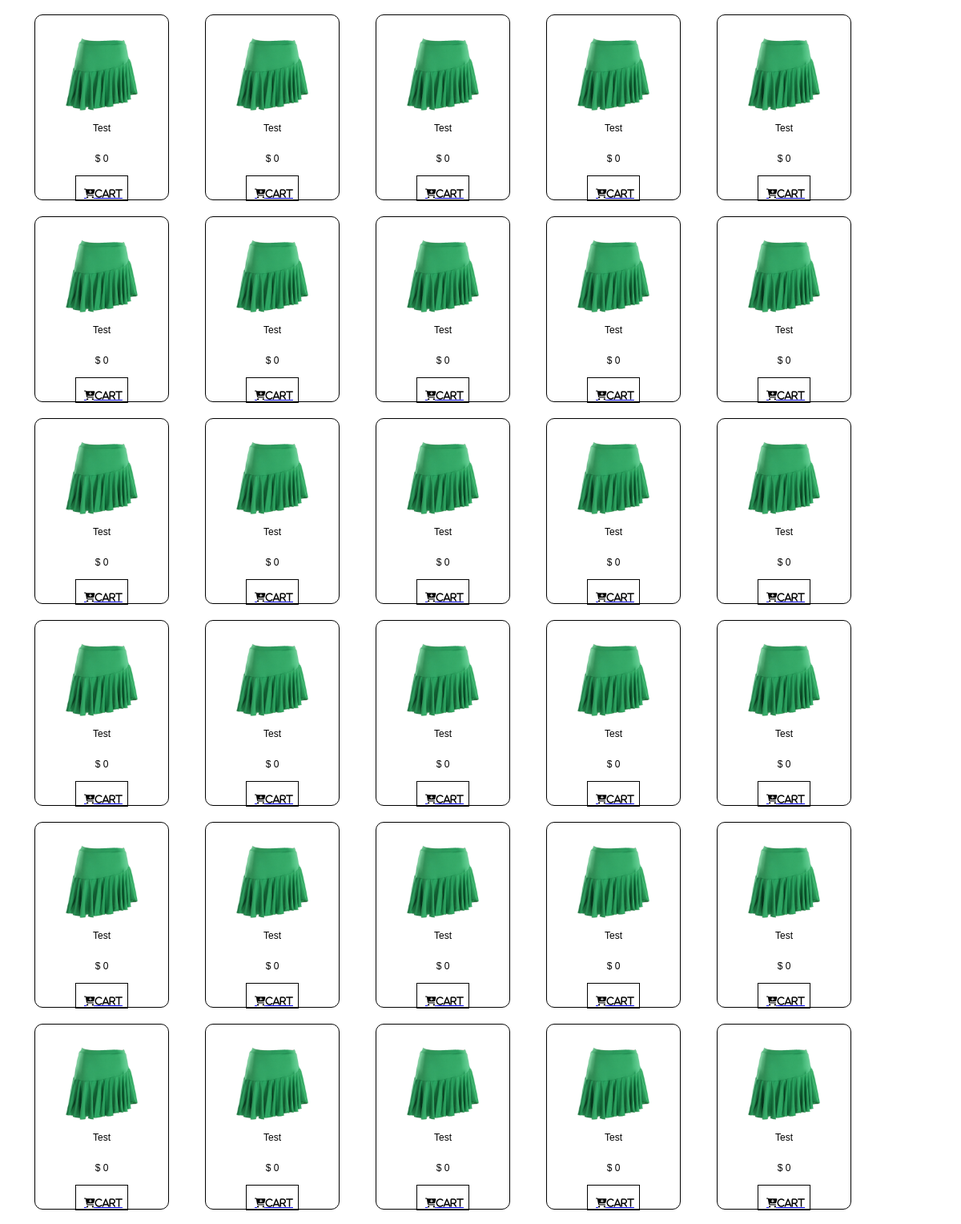
Page /ssp-project/php/INDEXES/girls.php (upper part) on the committed database.
### tables this page shows
CREATE TABLE `girls` (
  `id` int(11) NOT NULL,
  `name` varchar(255) DEFAULT NULL,
  `price` decimal(65,0) DEFAULT NULL,
  `image` varchar(255) DEFAULT NULL
);

### ssp-project/php/INDEXES/girls.php (the view, shortened to what this page needs)
<?php $host="localhost";
$username='root';
$password='';
$db='productdb';
$conn=mysqli_connect($host, $username, $password, $db);
$sql="SELECT * FROM girls";
$result=mysqli_query($conn, $sql);
while($row=mysqli_fetch_assoc($result)) {
    ?><html>
<div class='container'><?php component($row['id'],
        $row['image'],
        $row['name'],
        $row['price']);
    ?></div><?php
}
?>
</html>
<?php function component($id, $image, $name, $price) {
    $components="<div class='box'>
<div class='drop'><img src=' $image 'height='100px'width='100px'></div><div><p id='ball'class='column'>$name </p></div><div><p class='column'>$ $price</p></div><div id='cart'><a href='overlay4.php?id=$id'><p class='column'><i class='fas fa-cart-plus'>Cart</i></p></a></div></div>";
echo $components;
}
?><script src="https://kit.fontawesome.com/9216278261.js"></script>

### ssp-project/php/INDEXES/girls.php (style rules this page uses)
.column { display: flex; flex-direction: column; font-size: 12px; font-family: 'Play', sans-serif; }
.drop { display: flex; flex-direction: column; }
.drop img { border-radius: 5px; }
#cart { position: sticky; display: flex; color: black; margin-bottom: 5px; border: 1px solid black; height: 25.8px; margin-top: 2px; padding: 4px 6px 0px 10px; }
.fas.fa-cart-plus { margin-bottom: 5px; color: black; }
.container { margin-left: 25px; padding: 10px; float: left; }
.box { display: flex; width: 150px; height: 200px; flex-direction: column; align-items: center; border: 1px solid black; border-radius: 10px; padding: 22px 8px 8px 8px; }

### rows in the picture
girls: image (picture), name "Test", price "0"
girls: image (picture), name "Test", price "0"
girls: image (picture), name "Test", price "0"
girls: image (picture), name "Test", price "0"
girls: image (picture), name "Test", price "0"
girls: image (picture), name "Test", price "0"
girls: image (picture), name "Test", price "0"
girls: image (picture), name "Test", price "0"
girls: image (picture), name "Test", price "0"
girls: image (picture), name "Test", price "0"
girls: image (picture), name "Test", price "0"
girls: image (picture), name "Test", price "0"
girls: image (picture), name "Test", price "0"
girls: image (picture), name "Test", price "0"
girls: image (picture), name "Test", price "0"
girls: image (picture), name "Test", price "0"
girls: image (picture), name "Test", price "0"
girls: image (picture), name "Test", price "0"
girls: image (picture), name "Test", price "0"
girls: image (picture), name "Test", price "0"
girls: image (picture), name "Test", price "0"
girls: image (picture), name "Test", price "0"
girls: image (picture), name "Test", price "0"
girls: image (picture), name "Test", price "0"
girls: image (picture), name "Test", price "0"
girls: image (picture), name "Test", price "0"
girls: image (picture), name "Test", price "0"
girls: image (picture), name "Test", price "0"
girls: image (picture), name "Test", price "0"
girls: image (picture), name "Test", price "0"
